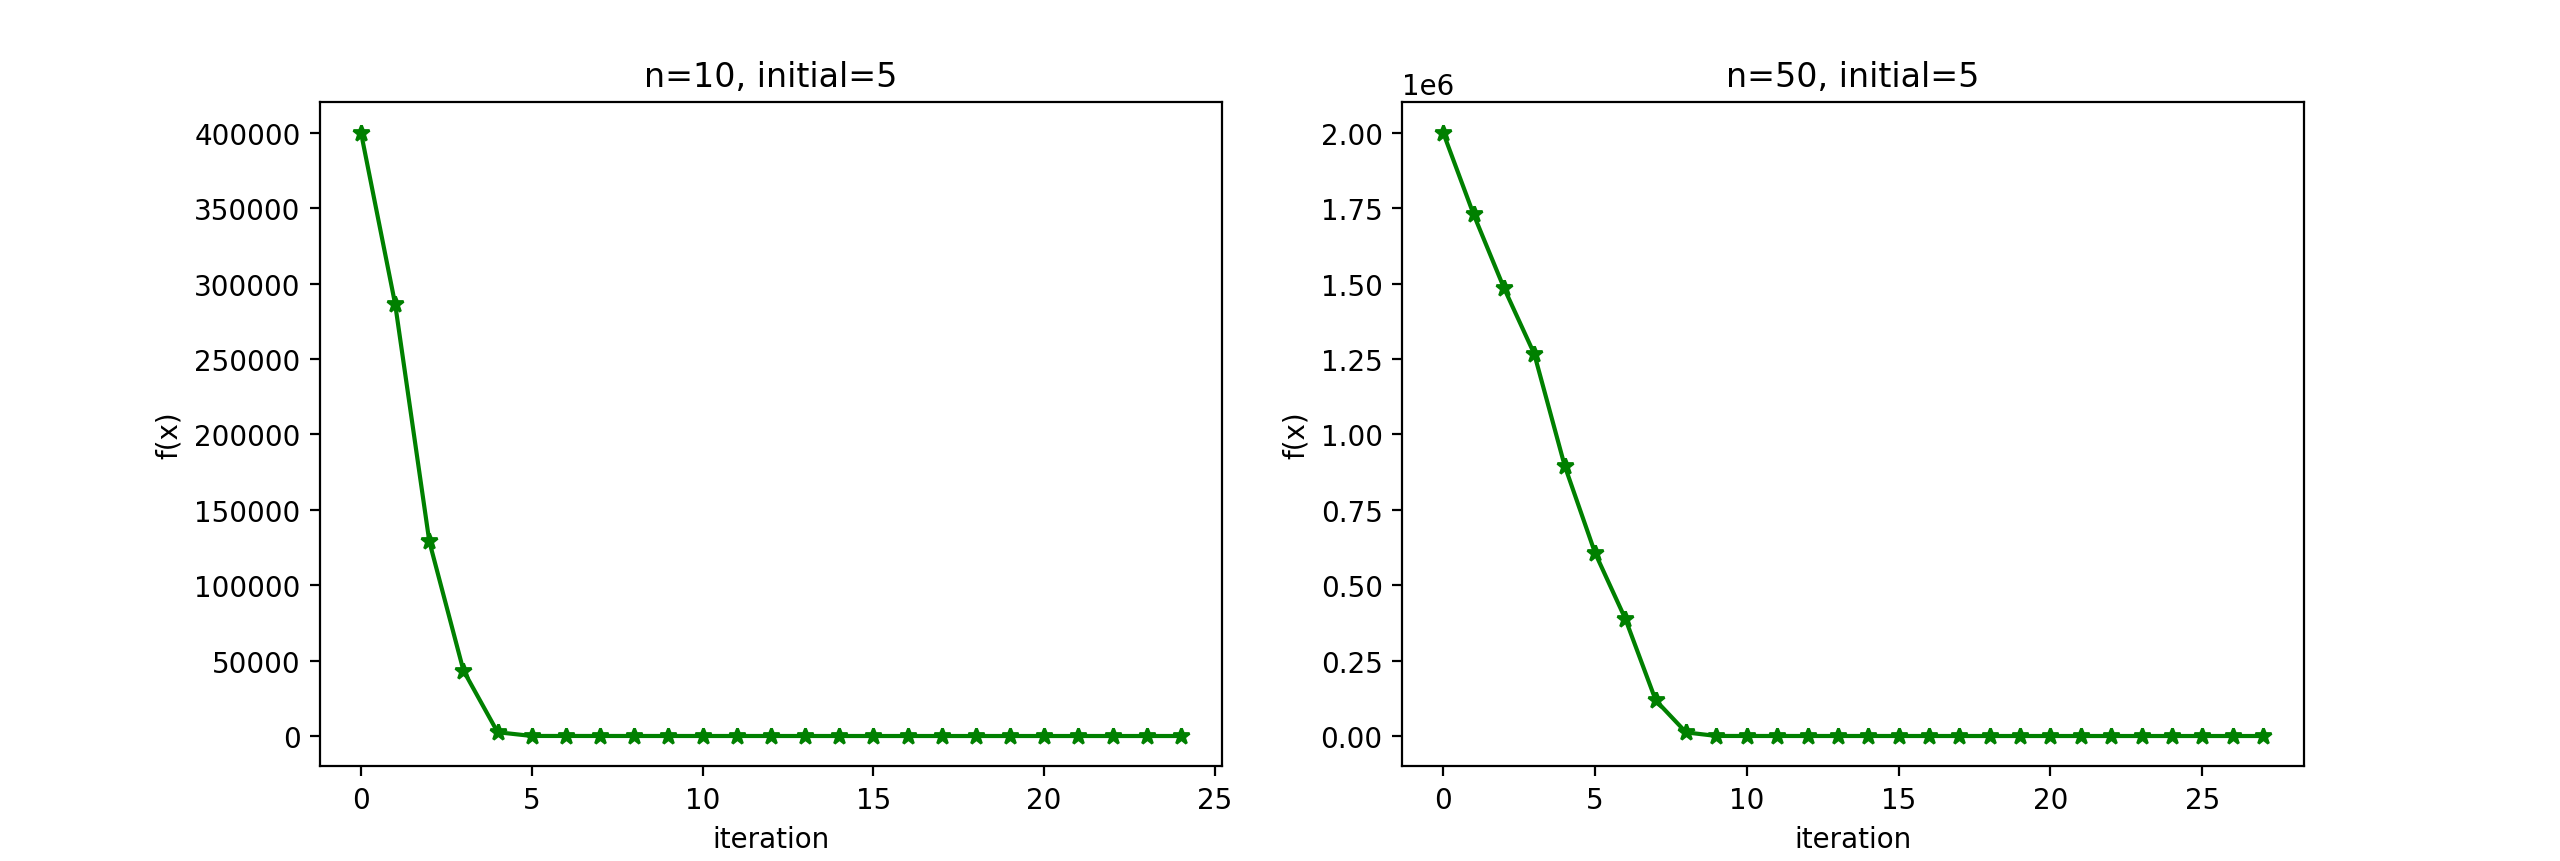

Here is the Python script that generated this plot:
import numpy as np
import matplotlib.pyplot as plt
from math import log

def func(x, n):
    return sum(10*(x[2*i+1]-x[2*i]**2)**2 + (1-x[2*i])**2 for i in range(n))

def gradient(x, n):
    g = []
    for i in range(n):
        g.extend([-40*x[2*i]*(x[2*i+1]-x[2*i]**2) + 2*x[2*i] - 2,
                  20*(x[2*i+1]-x[2*i]**2)])
    return np.array(g)

def hessian(x, n):
    G = np.zeros((2*n, 2*n))
    for i in range(n):
        G[2*i:2*(i+1), 2*i:2*(i+1)] = np.array([
                [
                    120*x[2*i]**2 - 40*x[2*i+1] + 2,
                    -40 * x[2*i]
                ], [
                    -40*x[2*i],
                    20
                ]])
    return G


def find_tau(xj, pj, delta):
    pjx = np.dot(pj, xj)
    pjp = np.dot(pj, pj)
    xjx = np.dot(xj, xj)
    res1 = (-2 * (pjx) + np.sqrt((2 * pjx)**2 - 4 * pjp *
                                 (xjx - delta**2))) / (2 * pjp)
    res2 = (-2 * (pjx) - np.sqrt((2 * pjx)**2 - 4 * pjp *
                                 (xjx - delta**2))) / (2 * pjp)
    if res1 >= 0 and res2 < 0:
        return res1
    elif res2 >= 0 and res1 < 0:
        return res2
    elif res1 >= 0 and res2 >= 0:
        return False
    else:
        return False

def steihaug_conjugate_gradient(g, B, delta, n):
    x = np.zeros(2 * n)
    r0 = g
    r = r0
    p = -g

    while True:
        if np.linalg.multi_dot([p, B, p]) <= 0:
            print("遇到非正曲率")
            tau = find_tau(x, p, delta)
            return x + tau * p

        alpha = np.dot(r, r) / np.linalg.multi_dot([p, B, p])
        x_next = x + alpha * p
        r_next = r + alpha * np.dot(B, p)

        if np.linalg.norm(x_next, 2) >= delta:
            tau = find_tau(x, p, delta)
            print("达到信赖域的边界")
            return x + tau * p

        if np.linalg.norm(r_next) < 1e-6 * np.linalg.norm(r0):
            print("满足停止测试")
            return x_next

        beta = np.dot(r_next, r_next) / np.dot(r, r)
        p = -r_next + beta * p
        r = r_next
        x = x_next

def trust_region(x, n):
    delta=1
    gamma_d=0.5

    states = []
    while True:
        states.append({'x': x, 'f': func(x, n)})
        g = gradient(x, n)
        if np.linalg.norm(g) < 1e-5:
            break
        G = hessian(x, n)
        s = steihaug_conjugate_gradient(g, G, delta, n)

        rho = -(func(x, n) - func(x+s, n)) / \
              (np.dot(s, g) + 1/2 * np.linalg.multi_dot([s, G, s]))

        if rho < 0.25:
            delta = np.linalg.norm(s) / 4
        if rho >= 0.75 and np.linalg.norm(s) == delta:
            delta *= 2

        if rho > 0:
            x += s

    return states

if __name__ == "__main__":
    fig, ax = plt.subplots(1,2,figsize=(16,8))
    for idx, n in enumerate([10, 50]):
        x = np.ones(2*n) * 5
        states = trust_region(x, n)

        ax[idx].plot(range(len(states)), [s['f'] for s in states], 'g-*')
        ax[idx].set_xlabel('iteration')
        ax[idx].set_ylabel('f(x)')
        ax[idx].set_title('n={}, initial={}'.format(n, 5))
    plt.show()
